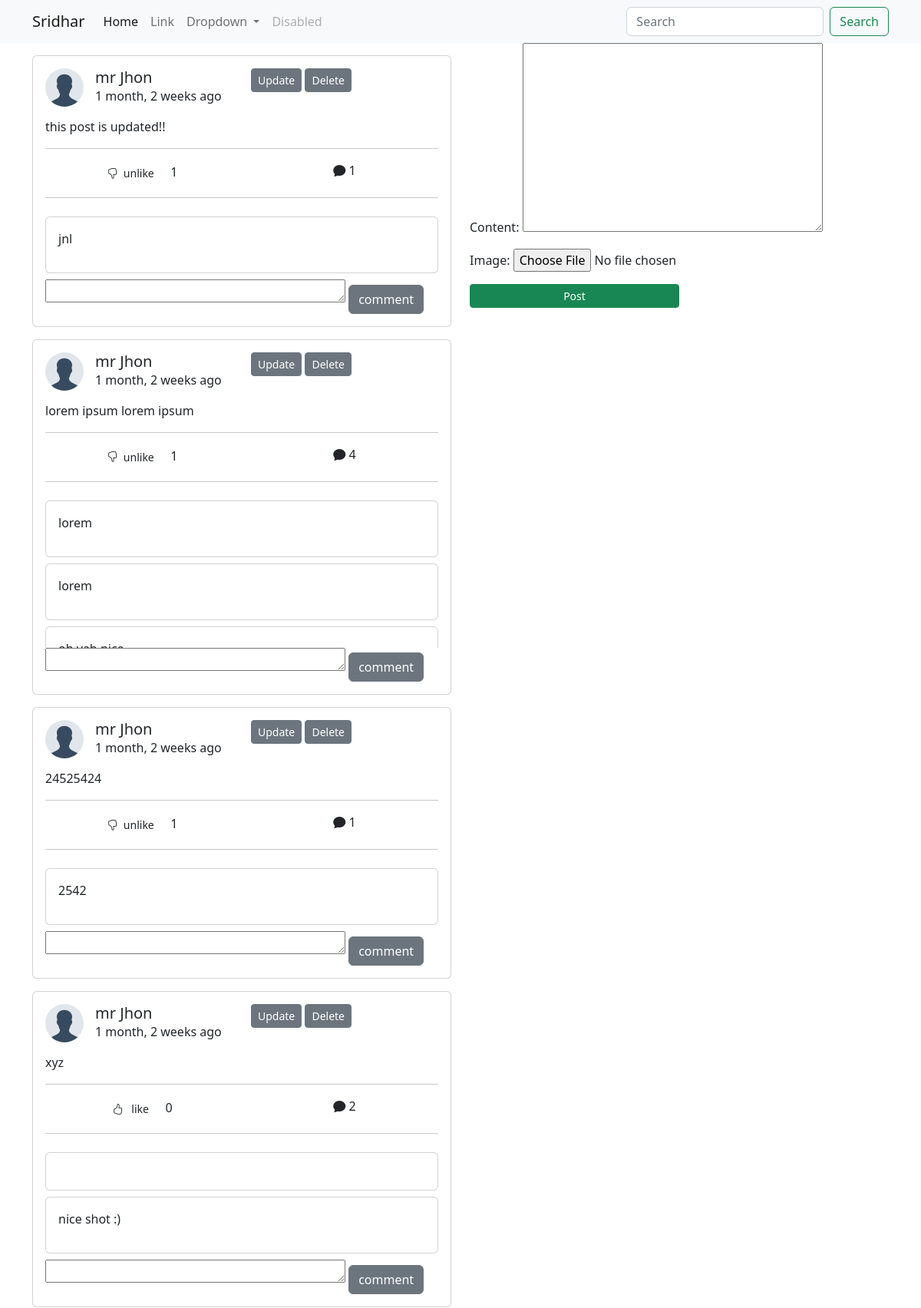
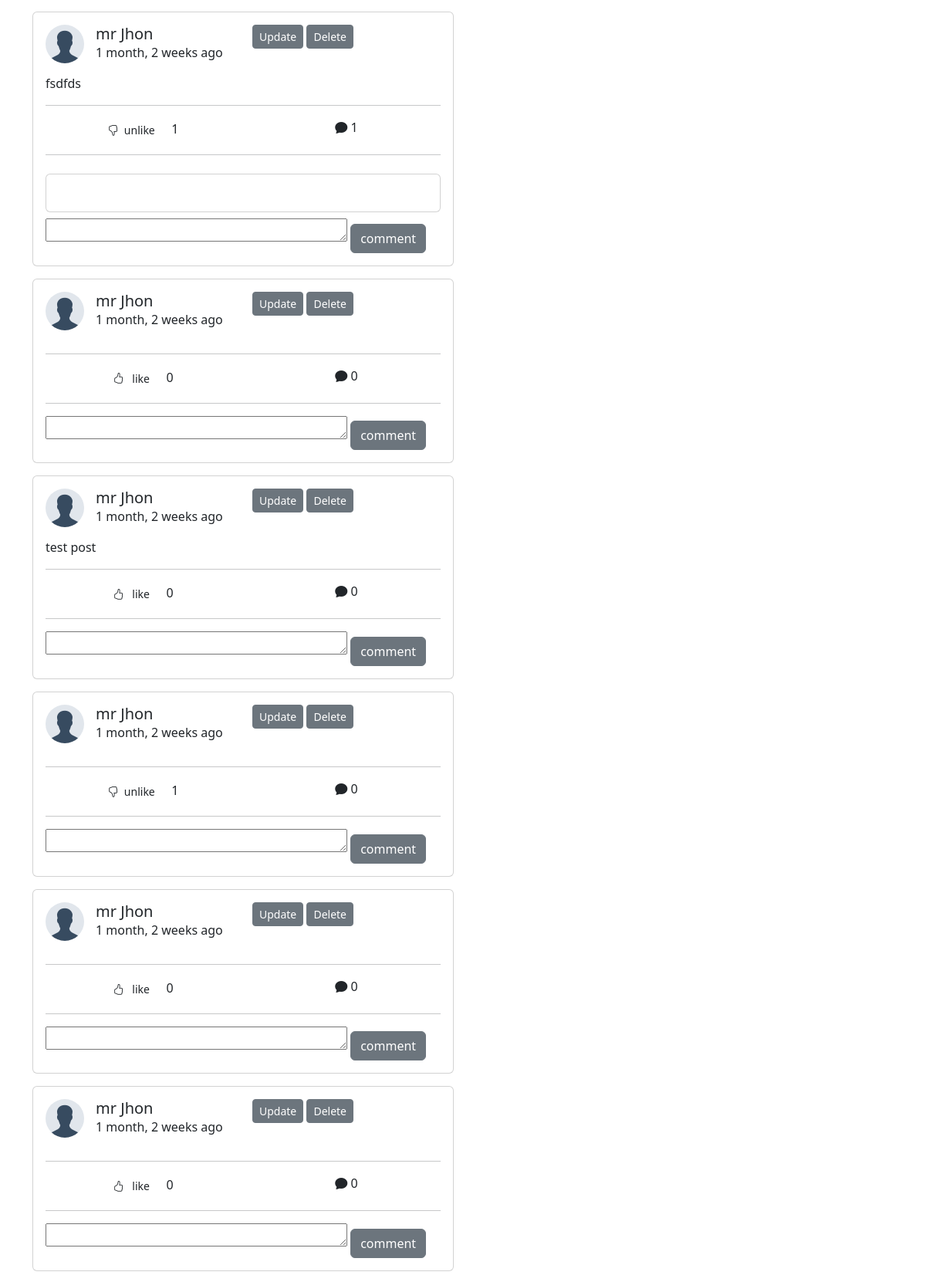
The page /posts/ (signed in, upper part) on the database its author committed (2 pictures, top to bottom).
### posts/models.py (models this page shows, shortened)
class Post(models.Model):
    content = models.TextField(blank=True)
    image = models.ImageField(blank=True, upload_to='post_image/',validators= [FileExtensionValidator(['png', 'jpg', 'jpeg','webp'])])
    liked = models.ManyToManyField(Profile, blank=True, related_name='likes')
    author = models.ForeignKey(Profile, on_delete=models.CASCADE,related_name='posts')
    created = models.DateTimeField(auto_now_add=True)
    updated = models.DateTimeField(auto_now=True)
    def number_of_likes(self):
        return self.liked.all().count()
    def number_of_comment(self):
        return self.comment_set.all().count()
    class Meta:
        ordering = ['-created']

class Comment(models.Model):
    user = models.ForeignKey(Profile, on_delete=models.CASCADE)
    post = models.ForeignKey(Post, on_delete=models.CASCADE)
    body = models.TextField(blank=True)
    created = models.DateTimeField(auto_now_add=True)
    updated = models.DateTimeField(auto_now=True)

### profiles/models.py (models this page shows, shortened)
class Profile(models.Model):
    first_name = models.CharField(max_length=100,blank=True)
    last_name = models.CharField(max_length=100,blank=True)
    user = models.OneToOneField(User, on_delete=models.CASCADE)
    bio = models.TextField(default='no bio.')
    email = models.EmailField(max_length=200,blank=True)
    country = models.CharField(max_length=100,blank=True)
    avatar = models.ImageField(upload_to='user_avatar/', default='user.png')
    friends = models.ManyToManyField(User,blank=True,related_name='friends')
    slug = models.SlugField(unique=True, blank=True)
    created = models.DateTimeField(auto_now_add=True)
    updated = models.DateTimeField(auto_now=True)
    objects = ProfileManager()

### posts/views.py (the view, shortened to what this page needs)
# urls.py: path('',views.user_post,name='user-post'),
def user_post(request):
    post = Post.objects.all()
    profile = Profile.objects.get(user=request.user)
    post_form = PostForm()
    comment_form = CommentForm()
    add_post = False
    context = {
        'post': post,
        'profile': profile,
        'post_form': post_form,
        'comment_form': comment_form,
        'add_post': add_post,
    }
    return render(request,'posts/main.html', context)

### posts/forms.py
class PostForm(forms.ModelForm):
    class Meta:
        model = Post
        fields = ('content', 'image')

class CommentForm(forms.ModelForm):
    body = forms.CharField( label='', widget=forms.Textarea(attrs={'rows': '1'}))
    class Meta:
        model = Comment
        fields = ('body',)

### posts/templates/posts/main.html (shortened to what this page needs)
{% extends 'base.html' %}
{% load static %}
{% block css %}
<link rel="stylesheet" href="{% static 'css/posts.css' %}">
{% endblock %}
{% block body %}
{% include 'navbar.html' %}
<div class="container">
   <section>
    <div class="row">
        <div class="col-lg-6">
            {% for obj in post %}
            <div class="card card-body mt-3">
                <div class="row">
                    <div class="col-md-6">
                        <img class="user-avater-sm" src="{{obj.author.avatar.url}}" alt="">
                        <h5 class="m-0">{{obj.author.first_name}} {{ obj.author.last_name}}</h5>
                        <p>{{obj.created|timesince}} ago</p>
                    </div>
                    <div class="col-md-6 ">
                        <a href="{% url 'post-update' obj.pk %}" class="btn btn-secondary btn-sm update-btn ">Update</a>
                        <a href="{% url 'post-delete' obj.pk %}" class="btn btn-secondary btn-sm delete-btn">Delete</a>
                    </div>
                </div>
                <div class="content">
                    {{obj.content}}
                </div>
                <hr>
                <div class="row text-center">
                    <div class="col-6">
                        <div class="like-btn">
                            <form action="{% url 'post-like' %}" method="POST">
                                <button type="submit" class="btn btn-sm bg-transparent color">
                                    {% if profile not in obj.liked.all %}
                                    <i class="bi bi-hand-thumbs-up"></i> &nbsp; like
                                    {% else %}
                                    <i class="bi bi-hand-thumbs-down"></i>&nbsp; unlike
                                    {% endif %}
                                </button>
                                &nbsp; {{obj.number_of_likes}}
                            </form>
                        </div>
                    </div>
                    <div class="col-6">
                        <i class="bi bi-chat-fill"></i> {{obj.number_of_comment}}
                    </div>
                </div>
                <hr>
                <div class="comment-list">
                    {% if obj.comment_set.all %}
                    {% for comment in obj.comment_set.all %}
                    <div class="card card-body my-2">
                        <p>{{comment.body}}</p>
                    </div>
                    {% endfor %}
                    {% endif %}
                </div>
                <div class="comment">
                    <form action="" method="POST" >
                        {{comment_form}}
                        <input type="submit" class="btn btn-secondary" value="comment" name="comment_form_submit">
                    </form>
                </div>
            </div>
            {% endfor %}
        </div>
        <div class="col-lg-6">
            <form action="" method="POST" enctype="multipart/form-data">
                {{post_form.as_p}}
                <input type="submit" value="Post" class="btn btn-success btn-sm w-50" name="post_form_submit">
            </form>
        </div>
    </div>
   </section>
</div>
{% endblock %}

### static/assets/css/posts.css (style rules this page uses)
.user-avater-sm { width: 50px; height: 50px; border-radius: 50%; float: left; margin-right: 15px; }
.comment-list { max-height: 200px; overflow-y: scroll; }

### rows shown on the page
Post: author.avatar (placeholder picture), author.first_name "mr", author.last_name "Jhon", created "1 month, 2 weeks", content "this post is updated!!", shows "unlike", number_of_likes "1", number_of_comment "1"
Comment: body "jnl"
Post: author.avatar (placeholder picture), author.first_name "mr", author.last_name "Jhon", created "1 month, 2 weeks", content "lorem ipsum lorem ipsum", shows "unlike", number_of_likes "1", number_of_comment "4"
Comment: body "lorem"
Comment: body "lorem"
Post: author.avatar (placeholder picture), author.first_name "mr", author.last_name "Jhon", created "1 month, 2 weeks", content "24525424", shows "unlike", number_of_likes "1", number_of_comment "1"
Comment: body "2542"
Post: author.avatar (placeholder picture), author.first_name "mr", author.last_name "Jhon", created "1 month, 2 weeks", content "xyz", shows "like", number_of_likes "0", number_of_comment "2"
Comment: body "nice shot :)"
Post: author.avatar (placeholder picture), author.first_name "mr", author.last_name "Jhon", created "1 month, 2 weeks", content "fsdfds", shows "unlike", number_of_likes "1", number_of_comment "1"
Post: author.avatar (placeholder picture), author.first_name "mr", author.last_name "Jhon", created "1 month, 2 weeks", shows "like", number_of_likes "0", number_of_comment "0"
Post: author.avatar (placeholder picture), author.first_name "mr", author.last_name "Jhon", created "1 month, 2 weeks", content "test post", shows "like", number_of_likes "0", number_of_comment "0"
Post: author.avatar (placeholder picture), author.first_name "mr", author.last_name "Jhon", created "1 month, 2 weeks", shows "unlike", number_of_likes "1", number_of_comment "0"
Post: author.avatar (placeholder picture), author.first_name "mr", author.last_name "Jhon", created "1 month, 2 weeks", shows "like", number_of_likes "0", number_of_comment "0"
Post: author.avatar (placeholder picture), author.first_name "mr", author.last_name "Jhon", created "1 month, 2 weeks", shows "like", number_of_likes "0", number_of_comment "0"
